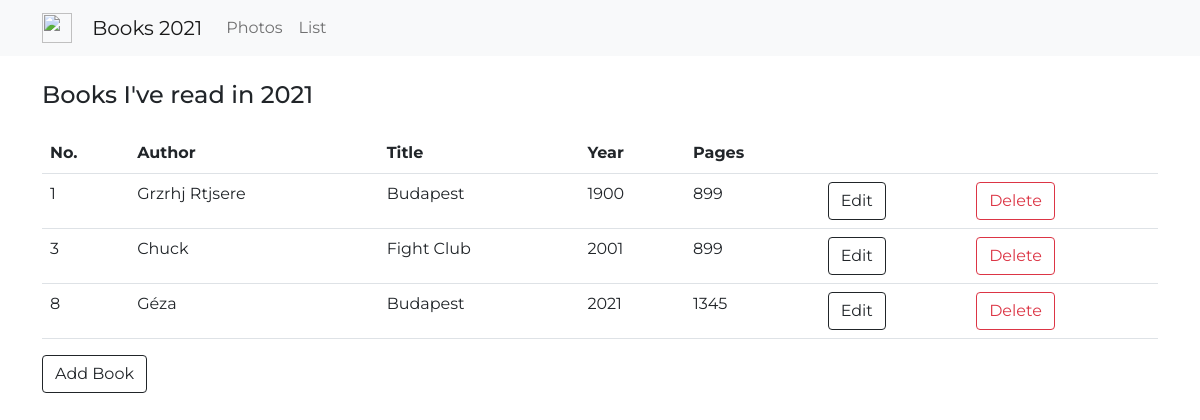
Page /list on the earlier database version.
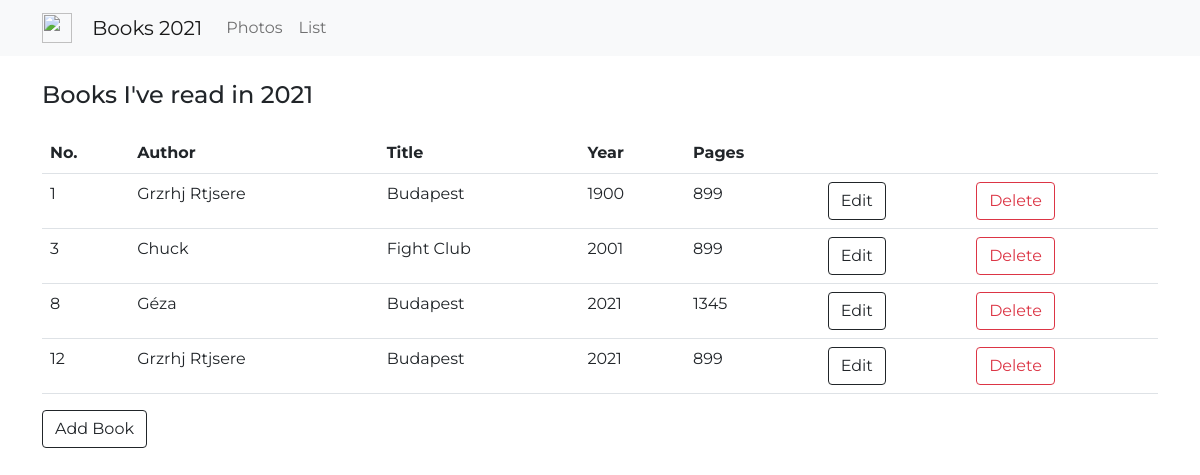
Same page on the later database version.
### main.py (models this page shows)
class BookTable(db.Model):
    id = db.Column(db.Integer, primary_key=True)
    number = db.Column(db.Integer, unique=True, nullable=False)
    title = db.Column(db.String(250), nullable=False)
    author = db.Column(db.String(250), nullable=False)
    year = db.Column(db.Integer, nullable=False)
    pages = db.Column(db.Integer, nullable=False)

### main.py (the view)
@app.route("/list")
def show_list():
    all_books = BookTable.query.order_by(BookTable.number).all()
    return render_template("list.html", books=all_books)

### templates/list.html
{% extends "base.html" %}
{% block content %}
<h4 class="page_header">Books I've read in 2021</h4>
<table class="table table-hover">
    <tr>
        <th scope="col">No.</th>
        <th scope="col">Author</th>
        <th scope="col">Title</th>
        <th scope="col">Year</th>
        <th scope="col">Pages</th>
        <th scope="col"></th>
        <th scope="col"></th>
    </tr>
    {% for book in books %}
    <tr>
        <td scope="row">{{ book.number }}</td>
        <td scope="row">{{ book.author }}</td>
        <td scope="row">{{ book.title }}</td>
        <td scope="row">{{ book.year }}</td>
        <td scope="row">{{ book.pages }}</td>
        <td scope="row"><a href="#" class="btn btn-outline-dark">Edit</a></td>
        <td scope="row"><a href="{{ url_for('delete', book_id_to_delete=book.id) }}" class="btn btn-outline-danger">Delete</a></td>
    </tr>
    {% endfor %}
</table>
    <a id="add_book_link" class="btn btn-outline-dark" href="{{ url_for('add_book') }}">Add Book</a>
{% endblock %}

Differences in the rows shown:
added BookTable: number "12", author "Grzrhj Rtjsere", title "Budapest", year "2021", pages "899"
